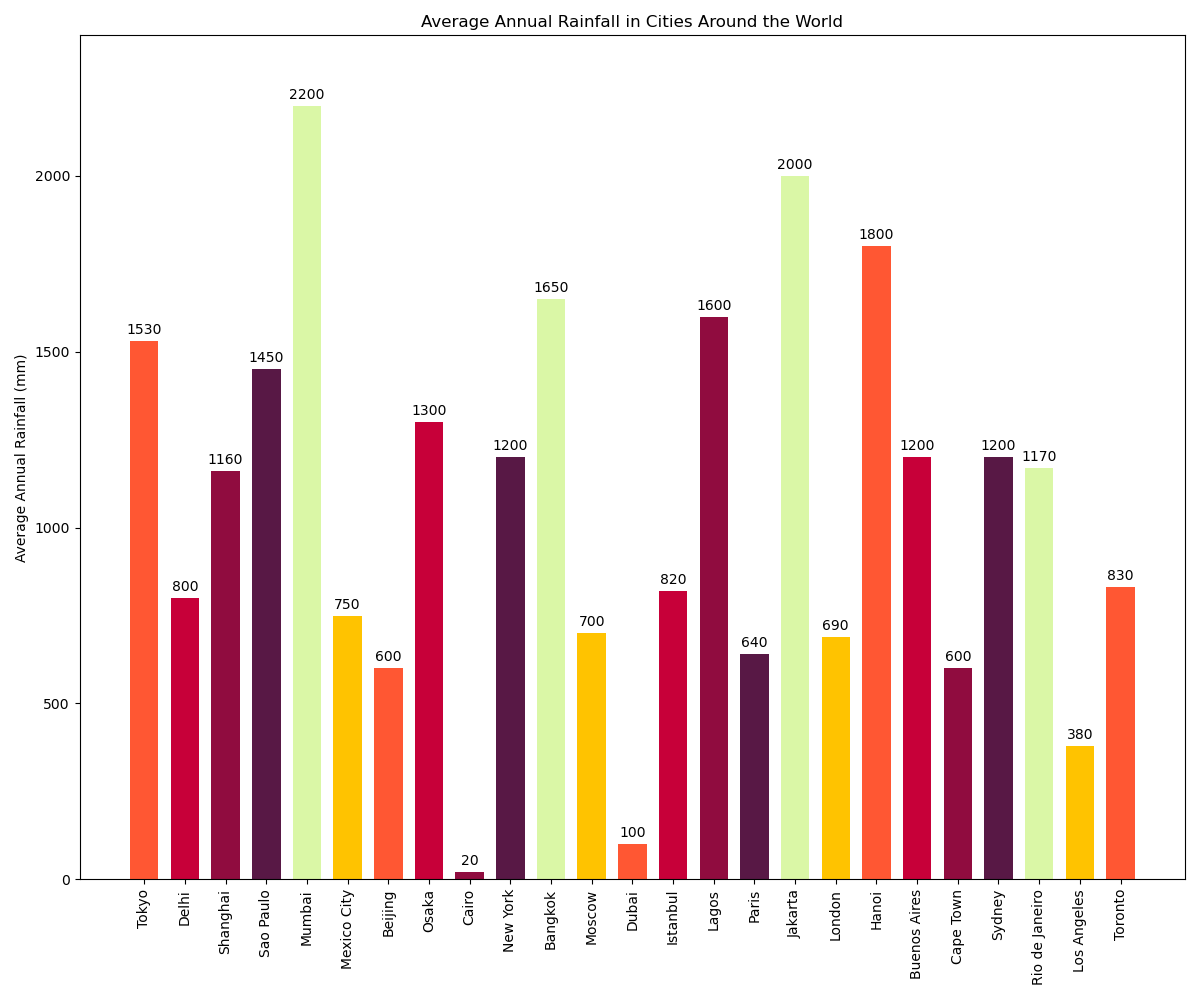

Generate this figure with Python:

import matplotlib.pyplot as plt

# Data
cities = ['Tokyo', 'Delhi', 'Shanghai', 'Sao Paulo', 'Mumbai', 'Mexico City',
          'Beijing', 'Osaka', 'Cairo', 'New York', 'Bangkok', 'Moscow',
          'Dubai', 'Istanbul', 'Lagos', 'Paris', 'Jakarta', 'London',
          'Hanoi', 'Buenos Aires', 'Cape Town', 'Sydney', 'Rio de Janeiro',
          'Los Angeles', 'Toronto']
rainfall = [1530, 800, 1160, 1450, 2200, 750, 600, 1300, 20, 1200, 1650, 700,
            100, 820, 1600, 640, 2000, 690, 1800, 1200, 600, 1200, 1170, 380, 830]

# Modify the color scheme using specific color codes
colors = ['#FF5733', '#C70039', '#900C3F', '#581845', '#DAF7A6',
          '#FFC300', '#FF5733', '#C70039', '#900C3F', '#581845',
          '#DAF7A6', '#FFC300', '#FF5733', '#C70039', '#900C3F',
          '#581845', '#DAF7A6', '#FFC300', '#FF5733', '#C70039',
          '#900C3F', '#581845', '#DAF7A6', '#FFC300', '#FF5733']

# Change width of bars
bar_width = 0.7

# Change width and height of the chart
plt.figure(figsize=(12, 10))

# Change the direction of chart (vertical bar chart)
plt.bar(x=cities, height=rainfall, color=colors, width=bar_width)

# Change the band width for bars
for i, rain in enumerate(rainfall):
    plt.text(i, rain + 20, str(rain), ha='center')

# Change the topic, headline, and data type of the chart
plt.ylabel('Average Annual Rainfall (mm)')
plt.title('Average Annual Rainfall in Cities Around the World')
plt.ylim(0, max(rainfall) + 200)  # Adjust the y-axis to fit the text
plt.xticks(rotation=90)  # Rotate city names for better readability

# Show the plot
plt.tight_layout()
plt.show()
